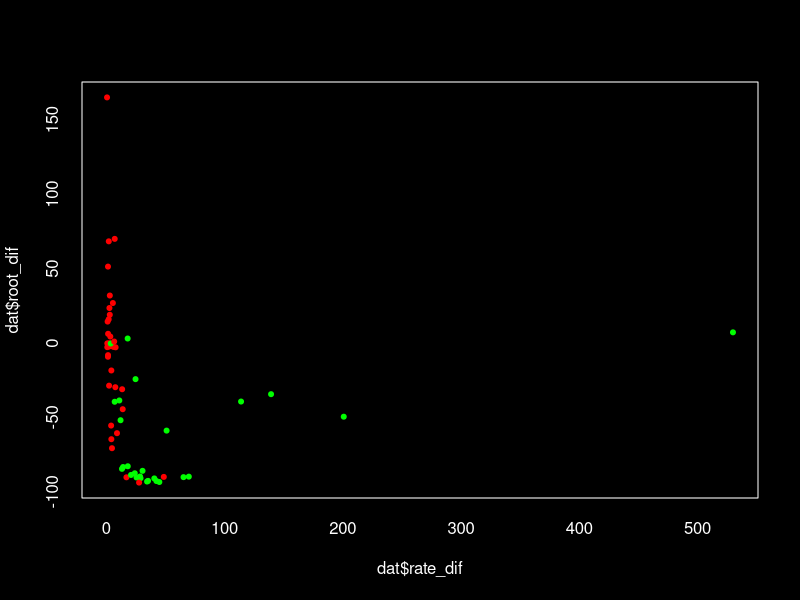
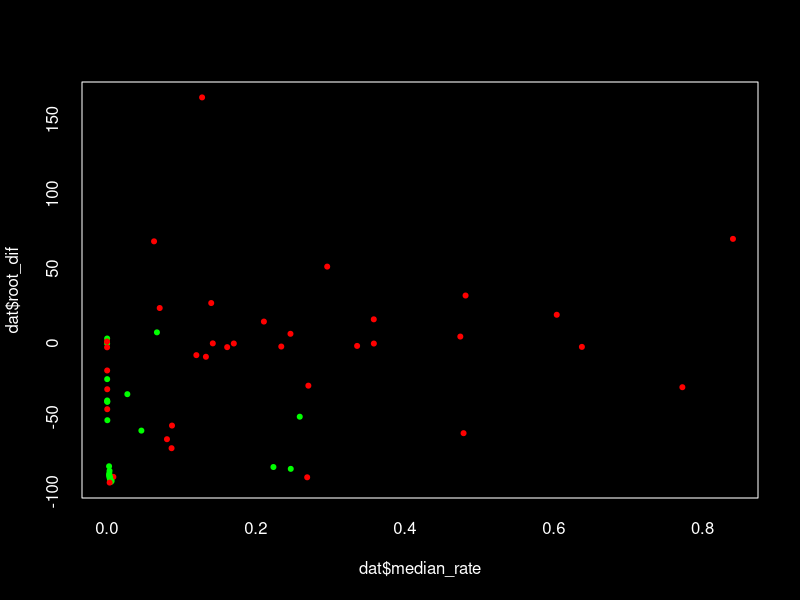
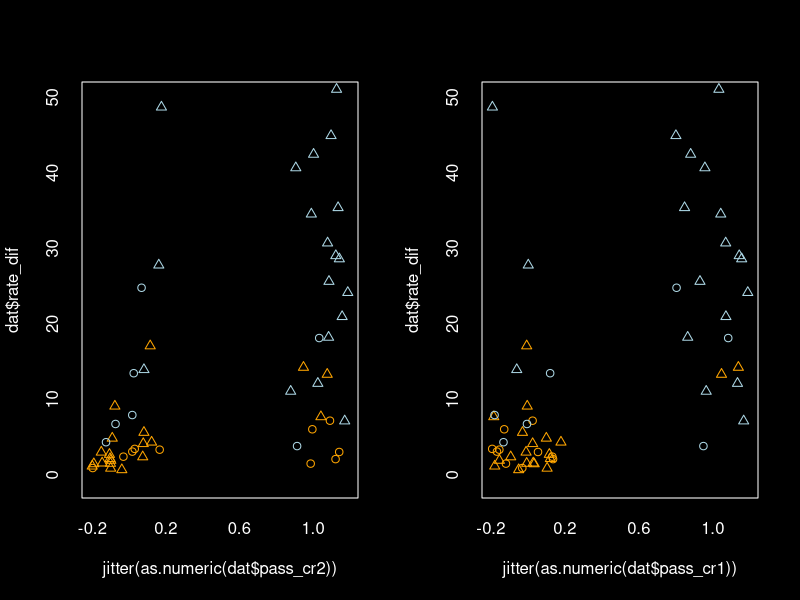
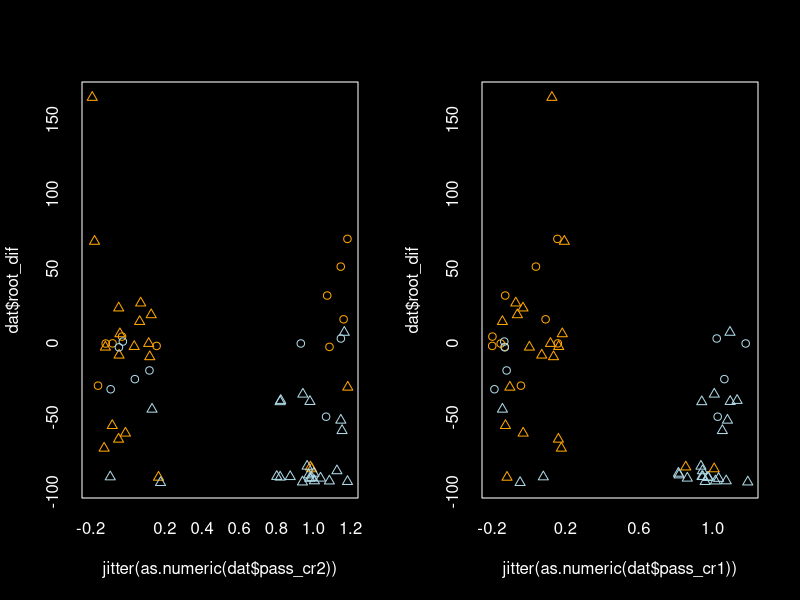

The R script that drew these images, in order:
dat <- read.table('compiled_data_RUN_II.txt', as.is = T)

colnames(dat) <- c("run.name","cal.time","mean.rate","sd.rate","slope","r.sq","real_ucld","real_low_ucld","real_high_ucld","real_root","real_low_root","real_high_root","r1_ucld","r1_low_ucld","r1_high_ucld","r1_root","r1_low_root","r1_high_root","r2_ucld","r2_low_ucld","r2_high_ucld","r2_root","r2_low_root","r2_high_root","r3_ucld","r3_low_ucld","r3_high_ucld","r3_root","r3_low_root","r3_high_root")


median_rate <- vector()
median_root <- vector()

pass_cr1 <- vector()
pass_cr2 <- vector()
pass_cr3 <- vector()
rate_in <- vector()

dat$mean.rate <- dat$mean.rate 
for(i in 1:nrow(dat)){

      low_rates <- min(unlist(c(dat[i, grep('r._low_ucld', colnames(dat))])))
      high_rates <- max(unlist(c(dat[i, grep('r._high_ucld', colnames(dat))])))
      
      median_rate[i] <- dat$real_low_ucld[i] + (dat$real_high_ucld[i] - dat$real_low_ucld[i] )
      median_root[i] <- dat$real_low_root[i] + (dat$real_high_root[i] - dat$real_low_root[i] )

      pass_cr1[i] <- (dat$real_ucld[i] > high_rates) || (dat$real_ucld[i] < low_rates)
      pass_cr2[i] <- (median_rate[i] > high_rates) || (median_rate[i] < low_rates)
      pass_cr3[i] <- all(c(dat$real_low_ucld , dat$real_high_ucld) > high_rates) || all(c(dat$real_high_ucld, dat$real_low_ucld)  < low_rates)

      rate_in[i] <- (dat$mean.rate[i] <= dat$real_high_ucld[i]) && (dat$mean.rate[i] >= dat$real_low_ucld[i])

}


# chek standardising
rate_dif <- (dat$real_ucld - dat$mean.rate) / dat$mean.rate
root_dif <- (median_root - 100) 

dat <- cbind(dat, median_rate, rate_dif, median_root, root_dif, pass_cr1, pass_cr2, rate_in)

#dat <- dat[dat_comp$rate_dif < 50, ]

dat <- dat[-(which(dat$median_rate > 1)), ]

par(bg = 'black')
par(col = 'white')
par(col.axis = 'white')
par(col.lab = 'white')

plot(dat$rate_dif, dat$root_dif, pch = 20, col = c('red', 'green')[as.numeric(dat$pass_cr1) + 1])

plot(dat$median_rate, dat$root_dif, pch = 20, col = c('red', 'green')[as.numeric(dat$pass_cr1) + 1])

# ? relationship between rate dif and root diff. The y interept it the rate scaling in beast

# What is the error in those that pass it
par(mfrow = c(1, 2))

cal_range <- as.numeric(factor(dat$cal.time < 10))

plot(jitter(as.numeric(dat$pass_cr2)), dat$rate_dif, pch = cal_range, col = c('lightblue', 'orange')[as.numeric(factor(dat$mean.rate))] , ylim = c(-1, 50))
plot(jitter(as.numeric(dat$pass_cr1)), dat$rate_dif, pch = cal_range, col = c('lightblue', 'orange')[as.numeric(factor(dat$mean.rate))] , ylim = c(-1, 50))


plot(jitter(as.numeric(dat$pass_cr2)), dat$root_dif, pch = cal_range, col = c('lightblue', 'orange')[as.numeric(factor(dat$mean.rate))])#, ylim = c(-2, 2))
plot(jitter(as.numeric(dat$pass_cr1)), dat$root_dif, pch = cal_range, col = c('lightblue', 'orange')[as.numeric(factor(dat$mean.rate))]) #, ylim = c(-2, 2))

## !! THE TEST HAS HIGH FALSE POSITIVES AND FALSE NEGATIVES. TEST WITH TREES WITH DIFFERENT STRUCTURES